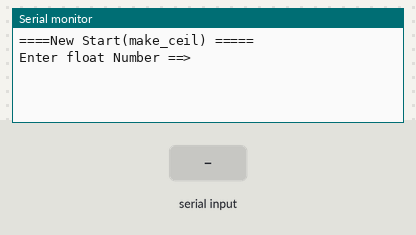
The sketch below on a simulated Arduino Uno, built with avr-gcc and run on an emulated ATmega328P. Shown: the last lines printed to the serial monitor. The inputs (shaded band) are chosen by the test bench.

Above: at 1.2 s.
1.3 s: "90,45\n" received over Serial
At 2.0 s:
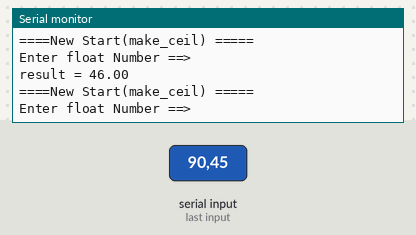
2.8 s: "30,150\n" received over Serial
At 5.4 s:
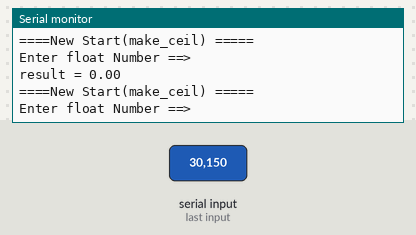
Timing chart, 0 to 6.9 s (numbered marks = the images above; inputs shaded):
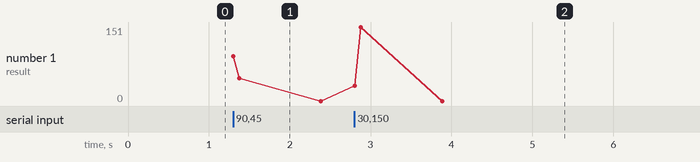

The sketch:

ex6-1.ino
```cpp
float make_ceil(float);

void setup() {
  // 시리얼 통신 속도 설정 : 속도 9600 bps, 8데이터 비트, 패리티 없음, 한 개의 스톱비트
 Serial.begin(9600) ;

}

void loop() {
     float Fnum ;
     float result ;
         Serial.println("====New Start(make_ceil) =====");
         Serial.println("Enter float Number ==>");

           // PC에서 데이터가 전송되어 올때까지 기다린다.
          while(1) {
             if(Serial.available() > 0  ) break;
          }
          Fnum = Serial.parseFloat();
          result = make_ceil(Fnum);

          Serial.print("result = ");
          Serial.println(result);
}

float make_ceil(float x)
{
 int t ;
     if(x > 0.0 ) x = x + 1.0 ;
     t = x / 1.0 ;

     return (float) t ;
}
```

Measured:
- after the input at 1.3 s, the serial monitor: prints a new line at once (image 1)
- after the input at 2.8 s, the serial monitor: prints a new line at once (image 2)
